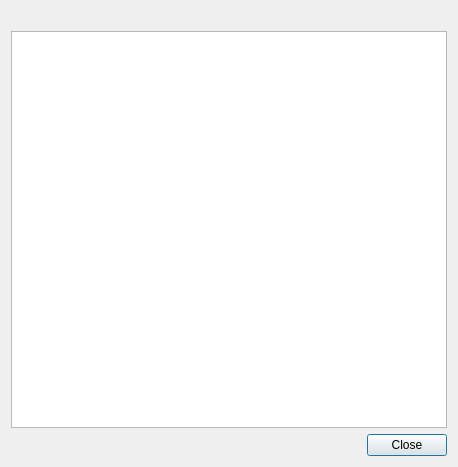
<?xml version="1.0" encoding="UTF-8"?>
<ui version="4.0">
 <class>GammaRay::MessageHandlerDialog</class>
 <widget class="QDialog" name="GammaRay::MessageHandlerDialog">
  <property name="geometry">
   <rect>
    <x>0</x>
    <y>0</y>
    <width>458</width>
    <height>467</height>
   </rect>
  </property>
  <layout class="QGridLayout" name="gridLayout">
   <item row="3" column="2">
    <widget class="QDialogButtonBox" name="buttons">
     <property name="standardButtons">
      <set>QDialogButtonBox::Close</set>
     </property>
     <property name="centerButtons">
      <bool>false</bool>
     </property>
    </widget>
   </item>
   <item row="0" column="1">
    <widget class="QLabel" name="iconLabel">
     <property name="styleSheet">
      <string notr="true"/>
     </property>
     <property name="text">
      <string notr="true"/>
     </property>
     <property name="textFormat">
      <enum>Qt::PlainText</enum>
     </property>
    </widget>
   </item>
   <item row="0" column="2">
    <widget class="QLabel" name="errorLabel">
     <property name="text">
      <string notr="true"/>
     </property>
     <property name="textFormat">
      <enum>Qt::PlainText</enum>
     </property>
     <property name="wordWrap">
      <bool>true</bool>
     </property>
    </widget>
   </item>
   <item row="1" column="1" colspan="2">
    <widget class="QListWidget" name="backtraceWidget"/>
   </item>
  </layout>
 </widget>
 <resources/>
 <connections>
  <connection>
   <sender>buttons</sender>
   <signal>rejected()</signal>
   <receiver>GammaRay::MessageHandlerDialog</receiver>
   <slot>close()</slot>
   <hints>
    <hint type="sourcelabel">
     <x>261</x>
     <y>302</y>
    </hint>
    <hint type="destinationlabel">
     <x>310</x>
     <y>98</y>
    </hint>
   </hints>
  </connection>
 </connections>
</ui>
